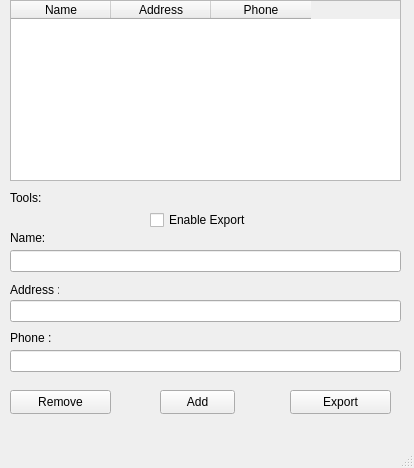
<?xml version="1.0" encoding="UTF-8"?>
<ui version="4.0">
 <class>MainWindow</class>
 <widget class="QMainWindow" name="MainWindow">
  <property name="geometry">
   <rect>
    <x>0</x>
    <y>0</y>
    <width>414</width>
    <height>468</height>
   </rect>
  </property>
  <property name="windowTitle">
   <string>MainWindow</string>
  </property>
  <widget class="QWidget" name="centralwidget">
   <widget class="QTableWidget" name="tableWidget">
    <property name="geometry">
     <rect>
      <x>10</x>
      <y>0</y>
      <width>391</width>
      <height>181</height>
     </rect>
    </property>
    <column>
     <property name="text">
      <string>Name</string>
     </property>
    </column>
    <column>
     <property name="text">
      <string>Address</string>
     </property>
    </column>
    <column>
     <property name="text">
      <string>Phone</string>
     </property>
    </column>
   </widget>
   <widget class="QLineEdit" name="lineEdit">
    <property name="geometry">
     <rect>
      <x>10</x>
      <y>250</y>
      <width>391</width>
      <height>22</height>
     </rect>
    </property>
   </widget>
   <widget class="QLineEdit" name="lineEdit_2">
    <property name="geometry">
     <rect>
      <x>10</x>
      <y>300</y>
      <width>391</width>
      <height>22</height>
     </rect>
    </property>
   </widget>
   <widget class="QLineEdit" name="lineEdit_3">
    <property name="geometry">
     <rect>
      <x>10</x>
      <y>350</y>
      <width>391</width>
      <height>22</height>
     </rect>
    </property>
   </widget>
   <widget class="QPushButton" name="pushButton">
    <property name="geometry">
     <rect>
      <x>160</x>
      <y>390</y>
      <width>75</width>
      <height>24</height>
     </rect>
    </property>
    <property name="text">
     <string>Add</string>
    </property>
   </widget>
   <widget class="QLabel" name="label">
    <property name="geometry">
     <rect>
      <x>10</x>
      <y>230</y>
      <width>49</width>
      <height>16</height>
     </rect>
    </property>
    <property name="text">
     <string>Name:</string>
    </property>
   </widget>
   <widget class="QLabel" name="label_2">
    <property name="geometry">
     <rect>
      <x>10</x>
      <y>280</y>
      <width>49</width>
      <height>20</height>
     </rect>
    </property>
    <property name="text">
     <string>Address :</string>
    </property>
   </widget>
   <widget class="QLabel" name="label_3">
    <property name="geometry">
     <rect>
      <x>10</x>
      <y>330</y>
      <width>49</width>
      <height>16</height>
     </rect>
    </property>
    <property name="text">
     <string>Phone : </string>
    </property>
   </widget>
   <widget class="QPushButton" name="pushButton_2">
    <property name="geometry">
     <rect>
      <x>10</x>
      <y>390</y>
      <width>101</width>
      <height>24</height>
     </rect>
    </property>
    <property name="text">
     <string>Remove</string>
    </property>
   </widget>
   <widget class="QPushButton" name="pushButton_3">
    <property name="geometry">
     <rect>
      <x>290</x>
      <y>390</y>
      <width>101</width>
      <height>24</height>
     </rect>
    </property>
    <property name="text">
     <string>Export</string>
    </property>
   </widget>
   <widget class="QCheckBox" name="checkBox">
    <property name="geometry">
     <rect>
      <x>150</x>
      <y>210</y>
      <width>101</width>
      <height>20</height>
     </rect>
    </property>
    <property name="text">
     <string>Enable Export</string>
    </property>
   </widget>
   <widget class="QLabel" name="label_4">
    <property name="geometry">
     <rect>
      <x>10</x>
      <y>190</y>
      <width>49</width>
      <height>16</height>
     </rect>
    </property>
    <property name="text">
     <string>Tools:</string>
    </property>
   </widget>
  </widget>
  <widget class="QMenuBar" name="menubar">
   <property name="geometry">
    <rect>
     <x>0</x>
     <y>0</y>
     <width>414</width>
     <height>22</height>
    </rect>
   </property>
  </widget>
  <widget class="QStatusBar" name="statusbar"/>
 </widget>
 <resources/>
 <connections/>
</ui>
